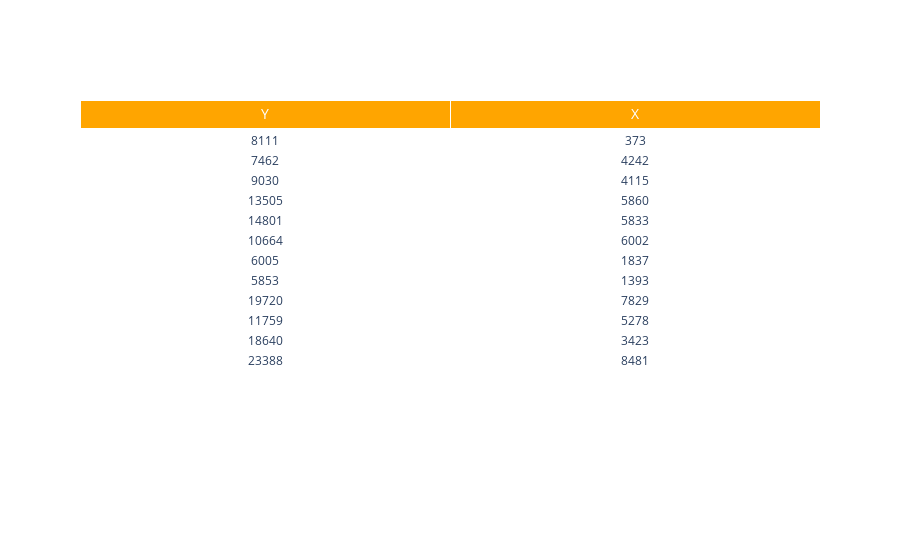

The notebook cell this image was saved under:
### Code cell
import IPython.display as ipd
ipd.display(fig_table)

### Figure 1 — Plotly figure (JSON) as saved in the notebook; plotly's stock layout.template omitted (floating-point values rounded to 4 significant figures)
{"data": [{"cells": {"align": "center", "fill": {"color": "white"}, "values": [[8111, 7462, 9030, 13505, 14801, 10664, 6005, 5853, 19720, 11759, 18640, 23388], [373, 4242, 4115, 5860, 5833, 6002, 1837, 1393, 7829, 5278, 3423, 8481]]}, "header": {"align": "center", "fill": {"color": "#FFA500"}, "font": {"color": "white", "size": 14}, "values": ["Y", "X"]}, "type": "table"}], "layout": {}}
